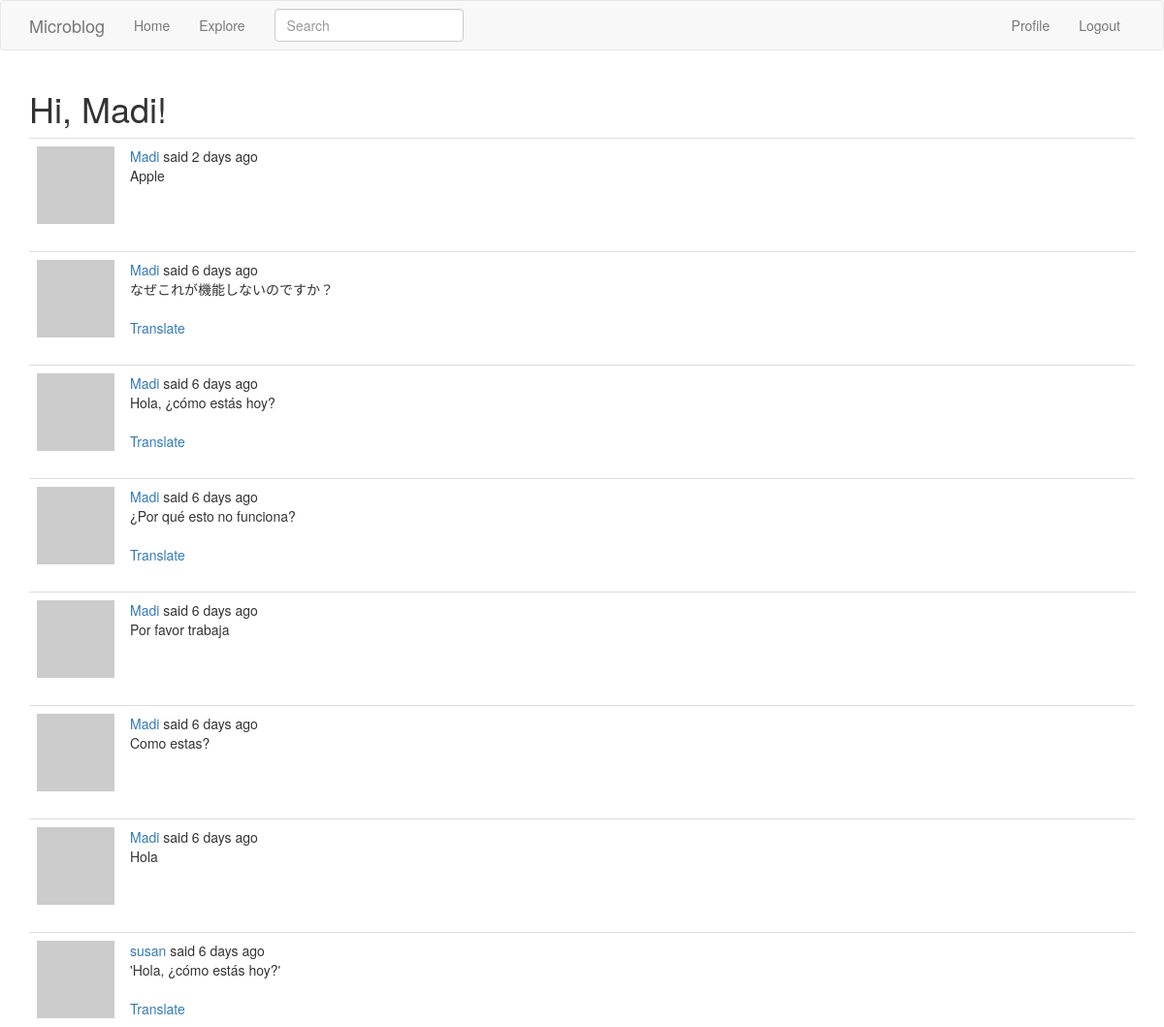
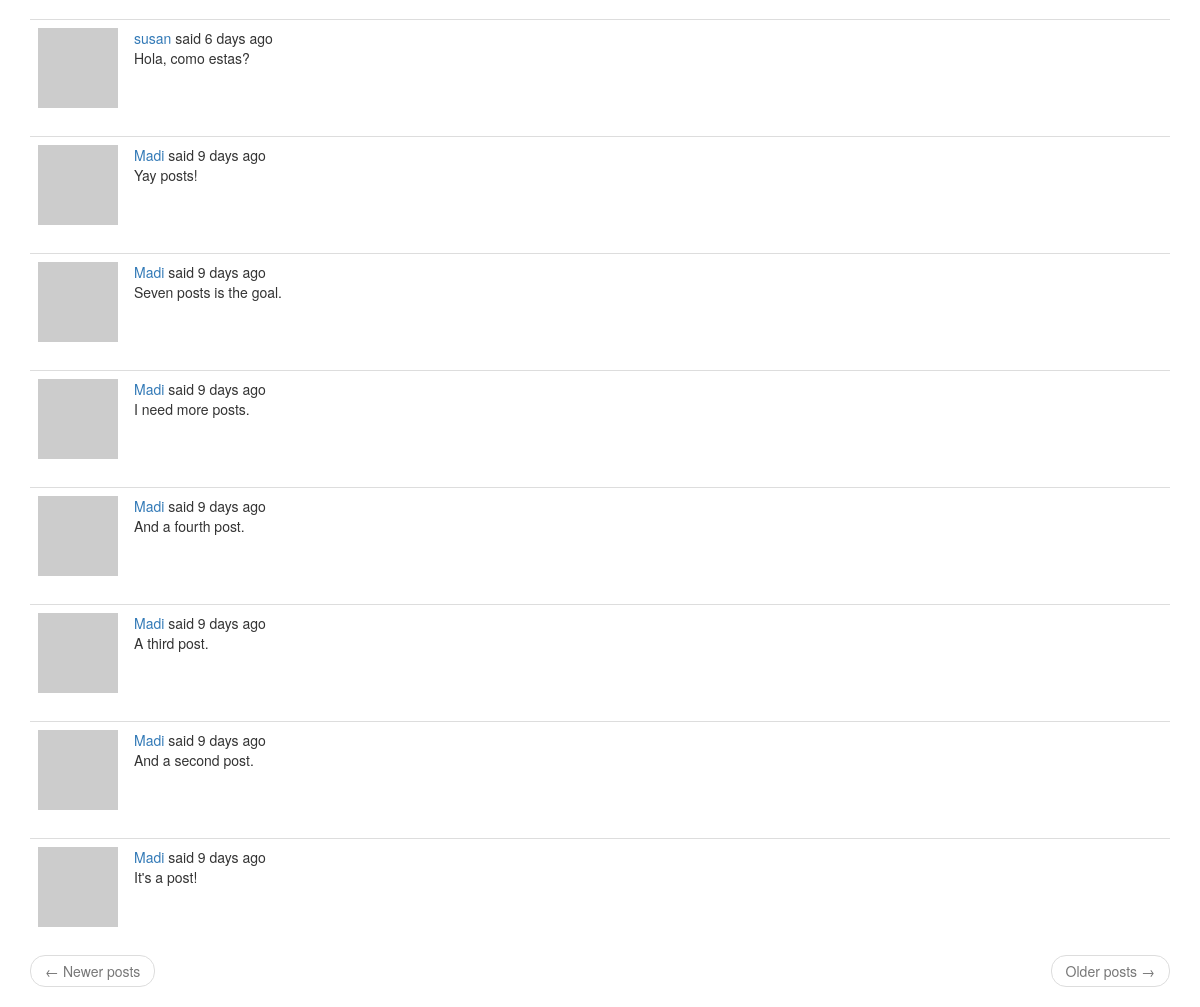
The page /explore (signed in) on the database its author committed (2 pictures, top to bottom).
### app/models.py (models this page shows, shortened)
class User(UserMixin, db.Model):
    id = db.Column(db.Integer, primary_key=True)
    username = db.Column(db.String(64), index=True, unique=True)
    email = db.Column(db.String(120), index=True, unique=True)
    password_hash = db.Column(db.String(128))
    posts = db.relationship('Post', backref='author', lazy='dynamic')
    about_me = db.Column(db.String(140))
    last_seen = db.Column(db.DateTime, default=datetime.utcnow)
    followed = db.relationship(
        'User', secondary=followers,
        primaryjoin=(followers.c.follower_id == id),
        secondaryjoin=(followers.c.followed_id == id),
        backref=db.backref('followers', lazy='dynamic'), lazy='dynamic')
    messages_sent = db.relationship('Message',
                                    foreign_keys='Message.sender_id',
                                    backref='author', lazy='dynamic')
    messages_received = db.relationship('Message',
                                        foreign_keys='Message.recipient_id',
                                        backref='recipient', lazy='dynamic')
    last_message_read_time = db.Column(db.DateTime)
    def avatar(self, size):
        digest = md5(self.email.lower().encode('utf-8')).hexdigest()
        return 'https://www.gravatar.com/avatar/{}?d=identicon&s={}'.format(digest, size)

class SearchableMixin(object):
    @classmethod
    def before_commit(cls, session):
        session._changes = {
            'add': list(session.new),
            'update': list(session.dirty),
            'delete': list(session.deleted)
        }
    @classmethod
    def after_commit(cls, session):
        for obj in session._changes['add']:
            if isinstance(obj, SearchableMixin):
                add_to_index(obj.__tablename__, obj)
        for obj in session._changes['update']:
            if isinstance(obj, SearchableMixin):
                add_to_index(obj.__tablename__, obj)
        for obj in session._changes['delete']:
            if isinstance(obj, SearchableMixin):
                remove_from_index(obj.__tablename__, obj)
        session._changes = None

class Post(SearchableMixin, db.Model):
    __searchable__ = ['body']
    id = db.Column(db.Integer, primary_key=True)
    body = db.Column(db.String(140))
    timestamp = db.Column(db.DateTime, index=True, default=datetime.utcnow)
    user_id = db.Column(db.Integer, db.ForeignKey('user.id'))
    language = db.Column(db.String(5))

### app/main/routes.py (the view)
@bp.route('/explore')
@login_required
def explore():
    page = request.args.get('page', 1, type=int)
    posts = Post.query.order_by(Post.timestamp.desc()).paginate(
        page, current_app.config['POSTS_PER_PAGE'], False)
    next_url = url_for('explore', page=posts.next_num) \
        if posts.has_next else None
    prev_url = url_for('explore', page=posts.prev_num) \
        if posts.has_prev else None
    return render_template('index.html', title=_('Explore'),
                            posts=posts.items, next_url=next_url,
                            prev_url=prev_url)

### app/main/forms.py
class SearchForm(FlaskForm):
    q = StringField(_l('Search'), validators=[DataRequired()])
    def __init__(self, *args, **kwargs):
        if 'formdata' not in kwargs:
            kwargs['formdata'] = request.args
        if 'csrf_enabled' not in kwargs:
            kwargs['csrf_enabled'] = False
        super(SearchForm, self).__init__(*args, **kwargs)

### app/main/routes.py (called while the page is built)
@bp.before_request
def before_request():
    if current_user.is_authenticated:
        current_user.last_seen = datetime.utcnow()
        db.session.commit()
        g.search_form = SearchForm()
    g.locale = str(get_locale())

### app/models.py (called while the page is built)
@login.user_loader
def load_user(id):
    return User.query.get(int(id))

### app/templates/index.html (shortened to what this page needs)
{% extends 'base.html' %}
{% import 'bootstrap/wtf.html' as wtf %}
{% block app_content %}
    <h1>{{ _('Hi, %(username)s!', username=current_user.username) }}</h1>
    {% for post in posts %}
        {% include '_post.html' %}
    {% endfor %}
    <nav aria-label="...">
            <ul class="pager">
                <li class="previous{% if not prev_url %} disabled{% endif %}">
                    <a href="{{ prev_url or '#' }}">
                        <span aria-hidden="true">&larr;</span> {{ _('Newer posts') }}
                    </a>
                </li>
                <li class="next{% if not next_url %} disabled{% endif %}">
                    <a href="{{ next_url or '#' }}">
                        {{ _('Older posts') }} <span aria-hidden="true">&rarr;</span>
                    </a>
                </li>
            </ul>
        </nav>
{% endblock %}

### app/templates/_post.html (shortened to what this page needs)
<table class="table table-hover">
    <tr>
        <td width="70px">
            <a href="{{ url_for('main.user', username=post.author.username) }}"><img src="{{ post.author.avatar(70) }}"></a>
        </td>
        <td>
            {{ _('%(username)s said %(when)s',
                username=user_link, when=moment(post.timestamp).fromNow()) }}
            <br>
            <span id="post{{ post.id }}">{{ post.body }}</span>
            {% if post.language and post.language != g.locale %}
            <br><br>
            <span id="translation{{ post.id }}">
                <a href="javascript:translate(
                            '#post{{ post.id }}',
                            '#translation{{ post.id }}',
                            '{{ post.language }}',
                            '{{ g.locale }}');">{{ _('Translate') }}</a>
            </span>
            {% endif %}
        </td>
    </tr>
</table>

### rows shown on the page
Post: body "Apple"
Post: body "なぜこれが機能しないのですか？"
Post: body "Hola, ¿cómo estás hoy?"
Post: body "¿Por qué esto no funciona?"
Post: body "Por favor trabaja"
Post: body "Como estas?"
Post: body "Hola"
Post: body "'Hola, ¿cómo estás hoy?'"
Post: body "Hola, como estas?"
Post: body "Yay posts!"
Post: body "Seven posts is the goal."
Post: body "I need more posts."
Post: body "And a fourth post."
Post: body "A third post."
Post: body "And a second post."
Post: body "It's a post!"
